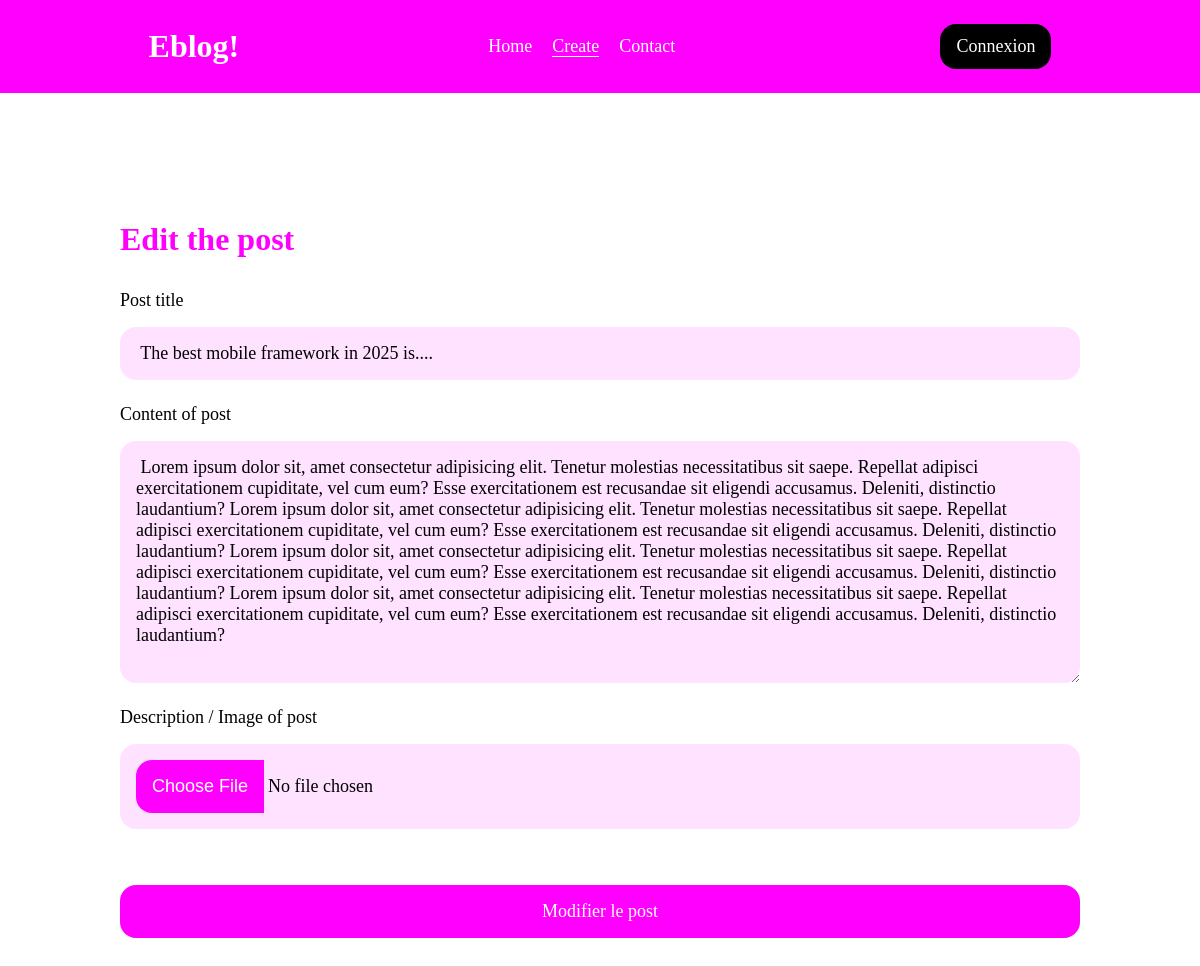
Before: /posts/3/edit/ with the older database file.
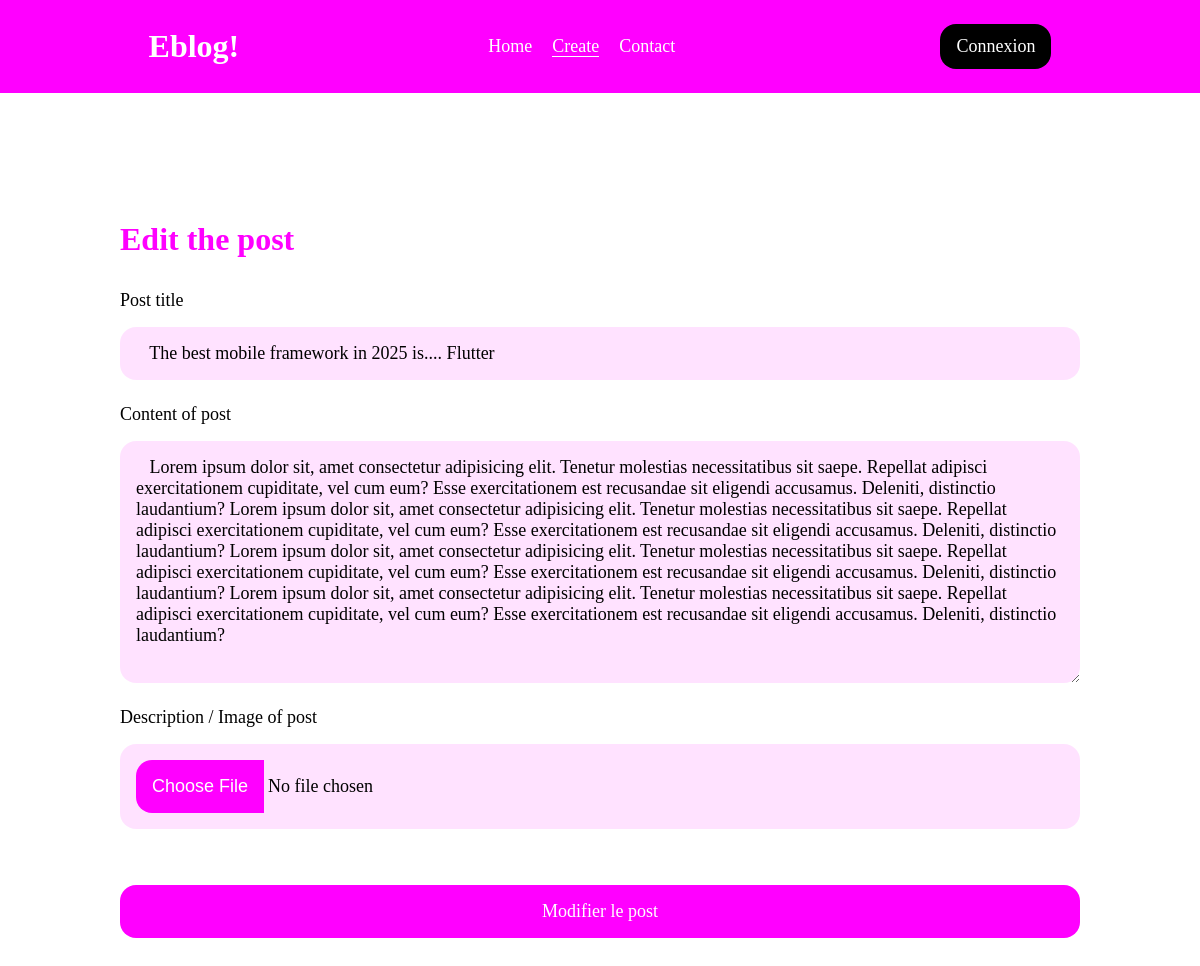
After: the same page with the newer database file.
### posts/models.py (models this page shows, shortened)
class Post(models.Model):
    title = models.CharField(max_length=255)
    content = models.TextField()
    image = models.ImageField(upload_to="image", null=True)

### posts/views.py (the view)
# urls.py: path("<int:id>/edit/", views.create, name="edit"),
def create(request, id, *args, **kwargs):
    post = Post.objects.filter(id=id).get()
    return render(request, "posts/edit.html", {"post": post})

### posts/templates/posts/edit.html (shortened to what this page needs)
{% extends "base.html" %}
{% block body %}
    <h1 class="title"> {% block brandtitle %}Edit the post{% endblock brandtitle %} </h1>
    {% include "posts/form.html" %}
{% endblock body %}

### posts/templates/posts/form.html (shortened to what this page needs)
<form action="{% if post %} /posts/update/ {% else %} /posts/store/{% endif %}" method="post">
    <div class="div-input">
        <label for="">Post title</label>
        <input type="text" name="title" id="" placeholder="Enter the post title" value="{% if post %} {{ post.title }} {% endif %}">
    </div>
    <div class="div-input">
        <label for="">Content of post</label>
        <textarea name="content" rows="10" id="" placeholder="Entere the post content">{% if post %} {{ post.content }} {% endif %}</textarea>
    </div>
    <div class="div-input">
        <label for="">Description / Image of post</label>
        <input type="file" name="image">
    </div>
    <input type="submit" class="input-submit" value="{% if post %} Modifier le post {% else %} Ajouter le post {% endif %}">
</form>

Changed rows visible on the page:
changed Post: title "The best mobile framework in 2025 is...." → "The best mobile framework in 2025 is.... Flutter"
